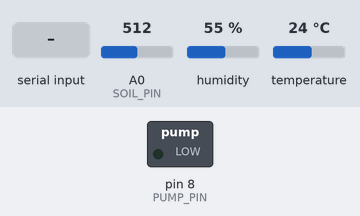
Recording of a sketch running on a simulated Arduino Uno, built with avr-gcc and run on an emulated ATmega328P. On the bench: switched loads named in the sketch (green lamp = pin HIGH). Inputs (shaded band) come from the test bench; at power-on: A0 (SOIL_PIN) = 512, humidity 55 %, temperature 24 °C.

Above: at 1.2 s.
1.3 s: "PUMP_ON\n" received over Serial
At 2.1 s:
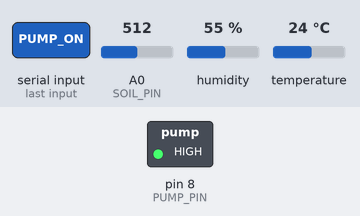
Timing chart, 0 to 4.3 s (numbered marks = the images above; inputs shaded):
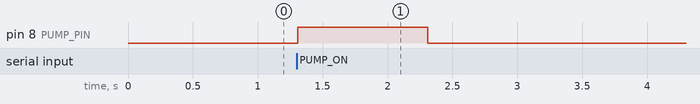

The sketch:

arduino_plante.ino
```cpp
/*********** PINS ***********/
#define TEMP_HUM_PIN 4        // capteur DHT
#define SOIL_PIN A0
#define PUMP_PIN 8

/*********** LIB ***********/
#include <DHT.h>
#define DHTTYPE DHT11
DHT dht(TEMP_HUM_PIN, DHTTYPE);

/*********** CONSTANTES ***********/
unsigned long readInterval = 3000;
unsigned long avgInterval = 30000;
unsigned long pumpMaxTime = 1000;

/*********** VARIABLES ***********/
unsigned long lastRead = 0;
unsigned long lastAvg = 0;

float tempSum = 0;
float humSum = 0;
float soilSum = 0;
int count = 0;

float tempAvg = 0;
float humAvg = 0;
float soilAvg = 0;

/*********** SETUP ***********/
void setup() {

  Serial.begin(9600);
  dht.begin();
  pinMode(PUMP_PIN, OUTPUT);
}

/*********** LOOP ***********/
void loop() {

  unsigned long current = millis();

  /*********** LECTURE CAPTEURS ***********/
  if (current - lastRead >= readInterval) {

    lastRead = current;

    float t = dht.readTemperature();
    float h = dht.readHumidity();

    int rawSoil = analogRead(SOIL_PIN);

    // calibration simple (adapter selon capteur)
    float soilPercent = map(rawSoil, 300, 800, 0, 100);
    soilPercent = constrain(soilPercent, 0, 100);

    if (!isnan(t) && !isnan(h)) {

      tempSum += t;
      humSum += h;
      soilSum += soilPercent;
      count++;
    }
  }

  /*********** CALCUL MOYENNE ***********/
  if (current - lastAvg >= avgInterval && count > 0) {

    lastAvg = current;

    tempAvg = tempSum / count;
    humAvg = humSum / count;
    soilAvg = soilSum / count;

    tempSum = 0;
    humSum = 0;
    soilSum = 0;
    count = 0;

    /*********** AFFICHAGE ***********/
    Serial.print("TEMP:");
    Serial.print(tempAvg);
    Serial.print(",HUM:");
    Serial.print(humAvg);
    Serial.print(",SOIL:");
    Serial.println(soilAvg);
  }

  if (Serial.available()) {
    String cmd = Serial.readStringUntil('\n');

    if (cmd == "PUMP_ON") {
      // TODO : activer la pompe pendant pumpMaxTime ms
      digitalWrite(PUMP_PIN, HIGH);
      delay(pumpMaxTime);
      digitalWrite(PUMP_PIN, LOW);
    }
  }
}
```

Measured:
- after the input at 1.3 s, pin 8 (PUMP_PIN): LOW → HIGH at once, → LOW 1.0 s later
